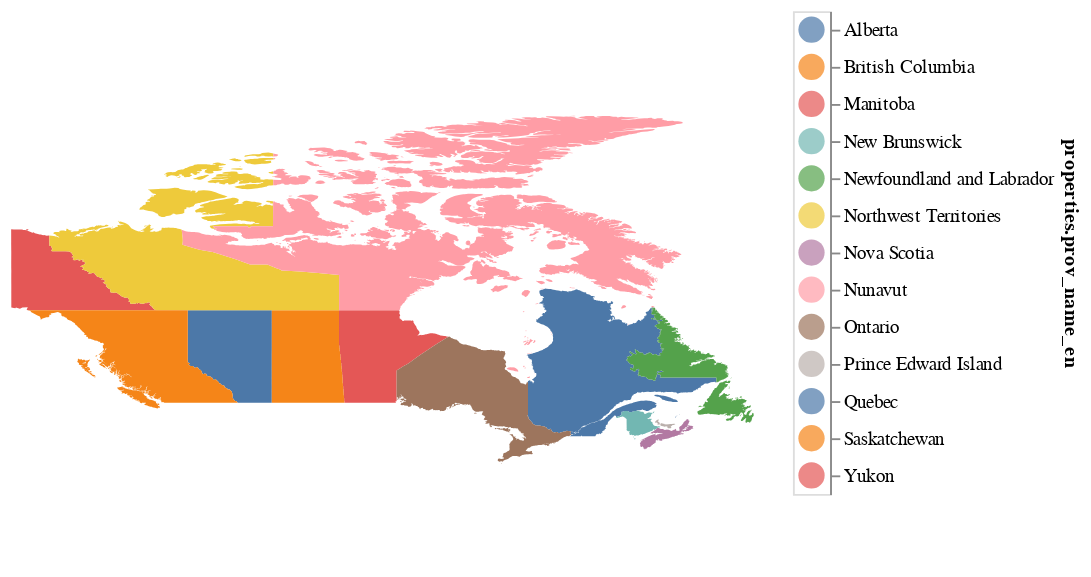

Notebook cell for this chart:
### Code cell
provinces | legend

### Figure 1 — Vega-Lite specification as saved in the notebook (floating-point values rounded to 4 significant figures; data arrays with more than 128 entries replaced by an {"elided": "..."} marker saying what was removed)
{"config": {"view": {"continuousWidth": 400, "continuousHeight": 300}}, "hconcat": [{"data": {"name": "data-b0beddd799d6611cdac3e4c4037cdcd2", "format": {"property": "features", "type": "json"}}, "mark": "geoshape", "encoding": {"color": {"condition": {"field": "properties.prov_name_en", "type": "nominal", "selection": "selector010"}, "value": "lightgray"}}, "projection": {"reflectY": true, "type": "identity"}, "selection": {"selector010": {"type": "multi", "fields": ["properties.prov_name_en:N"], "bind": "legend"}}}, {"data": {"name": "data-b0beddd799d6611cdac3e4c4037cdcd2", "format": {"property": "features", "type": "json"}}, "mark": {"type": "point", "filled": true, "size": 200}, "encoding": {"color": {"condition": {"field": "properties.prov_name_en", "legend": null, "type": "nominal", "selection": "selector007"}, "value": "lightgray"}, "y": {"axis": {"orient": "right"}, "field": "properties.prov_name_en", "type": "nominal"}}, "selection": {"selector007": {"type": "multi", "fields": ["properties.prov_name_en:N"], "bind": "legend"}}}], "$schema": "https://vega.github.io/schema/vega-lite/v4.17.0.json", "datasets": {"data-b0beddd799d6611cdac3e4c4037cdcd2": {"type": "FeatureCollection", "features": [{"type": "Feature", "geometry": {"type": "Polygon", "coordinates": {"elided": "1x186x2 float values"}}, "properties": {"geo_point_2d": {"lon": -114.5, "lat": 55.17}, "year": "2021", "prov_code": ["48"], "prov_name_en": ["Alberta"], "prov_area_code": "CAN", "prov_type": "province", "prov_name_fr": "Alberta"}}, {"type": "Feature", "geometry": {"type": "MultiPolygon", "coordinates": {"elided": "2 rows, 586 float values in total"}}, "properties": {"geo_point_2d": {"lon": -135.5, "lat": 63.63}, "year": "2021", "prov_code": ["60"], "prov_name_en": ["Yukon"], "prov_area_code": "CAN", "prov_type": "territory / territoire", "prov_name_fr": "Yukon"}}, {"type": "Feature", "geometry": {"type": "Polygon", "coordinates": {"elided": "1x167x2 float values"}}, "properties": {"geo_point_2d": {"lon": -97.43, "lat": 54.93}, "year": "2021", "prov_code": ["46"], "prov_name_en": ["Manitoba"], "prov_area_code": "CAN", "prov_type": "province", "prov_name_fr": "Manitoba"}}, {"type": "Feature", "geometry": {"type": "Polygon", "coordinates": {"elided": "1x90x2 float values"}}, "properties": {"geo_point_2d": {"lon": -105.9, "lat": 54.42}, "year": "2021", "prov_code": ["47"], "prov_name_en": ["Saskatchewan"], "prov_area_code": "CAN", "prov_type": "province", "prov_name_fr": "Saskatchewan"}}, {"type": "Feature", "geometry": {"type": "MultiPolygon", "coordinates": {"elided": "25 rows, 2820 float values in total"}}, "properties": {"geo_point_2d": {"lon": -119.0, "lat": 66.37}, "year": "2021", "prov_code": ["61"], "prov_name_en": ["Northwest Territories"], "prov_area_code": "CAN", "prov_type": "territory / territoire", "prov_name_fr": "Territoires du Nord-Ouest"}}, {"type": "Feature", "geometry": {"type": "Polygon", "coordinates": {"elided": "1x79x2 float values"}}, "properties": {"geo_point_2d": {"lon": -63.24, "lat": 46.39}, "year": "2021", "prov_code": ["11"], "prov_name_en": ["Prince Edward Island"], "prov_area_code": "CAN", "prov_type": "province", "prov_name_fr": "Île-du-Prince-Édouard"}}, {"type": "Feature", "geometry": {"type": "MultiPolygon", "coordinates": {"elided": "4 rows, 708 float values in total"}}, "properties": {"geo_point_2d": {"lon": -63.32, "lat": 45.15}, "year": "2021", "prov_code": ["12"], "prov_name_en": ["Nova Scotia"], "prov_area_code": "CAN", "prov_type": "province", "prov_name_fr": "Nouvelle-Écosse"}}, {"type": "Feature", "geometry": {"type": "MultiPolygon", "coordinates": {"elided": "14 rows, 3102 float values in total"}}, "properties": {"geo_point_2d": {"lon": -71.79, "lat": 53.4}, "year": "2021", "prov_code": ["24"], "prov_name_en": ["Quebec"], "prov_area_code": "CAN", "prov_type": "province", "prov_name_fr": "Québec"}}, {"type": "Feature", "geometry": {"type": "MultiPolygon", "coordinates": {"elided": "215 rows, 15486 float values in total"}}, "properties": {"geo_point_2d": {"lon": -88.84, "lat": 71.04}, "year": "2021", "prov_code": ["62"], "prov_name_en": ["Nunavut"], "prov_area_code": "CAN", "prov_type": "territory / territoire", "prov_name_fr": "Nunavut"}}, {"type": "Feature", "geometry": {"type": "MultiPolygon", "coordinates": {"elided": "26 rows, 2036 float values in total"}}, "properties": {"geo_point_2d": {"lon": -86.04, "lat": 50.45}, "year": "2021", "prov_code": ["35"], "prov_name_en": ["Ontario"], "prov_area_code": "CAN", "prov_type": "province", "prov_name_fr": "Ontario"}}, {"type": "Feature", "geometry": {"type": "MultiPolygon", "coordinates": {"elided": "85 rows, 3200 float values in total"}}, "properties": {"geo_point_2d": {"lon": -124.8, "lat": 54.76}, "year": "2021", "prov_code": ["59"], "prov_name_en": ["British Columbia"], "prov_area_code": "CAN", "prov_type": "province", "prov_name_fr": "Colombie-Britannique"}}, {"type": "Feature", "geometry": {"type": "MultiPolygon", "coordinates": {"elided": "38 rows, 3252 float values in total"}}, "properties": {"geo_point_2d": {"lon": -60.52, "lat": 52.89}, "year": "2021", "prov_code": ["10"], "prov_name_en": ["Newfoundland and Labrador"], "prov_area_code": "CAN", "prov_type": "province", "prov_name_fr": "Terre-Neuve-et-Labrador"}}, {"type": "Feature", "geometry": {"type": "MultiPolygon", "coordinates": {"elided": "6 rows, 408 float values in total"}}, "properties": {"geo_point_2d": {"lon": -66.38, "lat": 46.62}, "year": "2021", "prov_code": ["13"], "prov_name_en": ["New Brunswick"], "prov_area_code": "CAN", "prov_type": "province", "prov_name_fr": "Nouveau-Brunswick"}}]}}}
